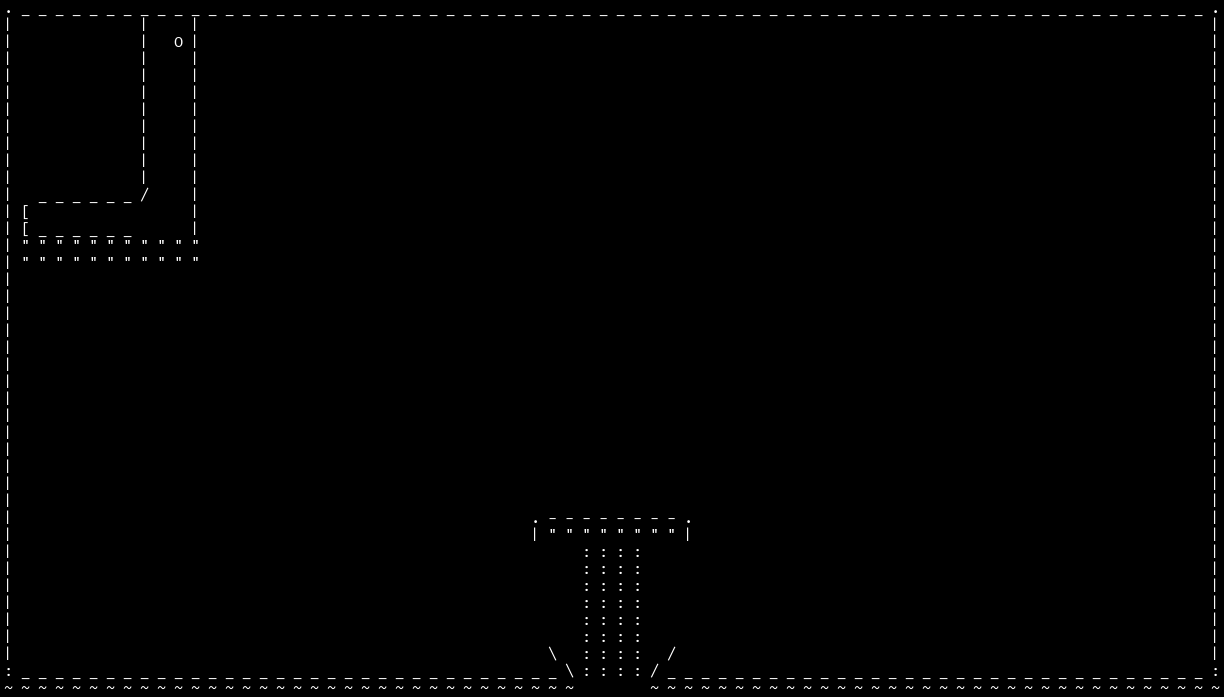

A 2D game scene composited from a Tiled map and its tileset images. What follows is a short description and the map's XML, with each tile layer's data collapsed to a summary:
An orthogonal 72x41 tile map with 17x17 px tiles, 3 tile layers (Background, Foreground, Topground) and 8 objects (6x Person, Trigger, Entity).

<map version="1.10" tiledversion="1.10.1" orientation="orthogonal" renderorder="left-down" width="72" height="41" tilewidth="17" tileheight="17" infinite="0" nextlayerid="7" nextobjectid="11">
 <tileset firstgid="1" source="font.tsx" />
 <layer id="4" name="Background" width="72" height="41">
  <data>[2952 cells, 33 non-empty, 2 distinct tile ids]</data>
 </layer>
 <layer id="2" name="Foreground" width="72" height="41">
  <properties>
   <property name="colliding" type="bool" value="true" />
  </properties>
  <data>[2952 cells, 355 non-empty, 10 distinct tile ids]</data>
 </layer>
 <layer id="5" name="Topground" width="72" height="41">
  <properties>
   <property name="top-layer" type="bool" value="true" />
  </properties>
  <data>[2952 cells, 23 non-empty, 5 distinct tile ids]</data>
 </layer>
 <objectgroup id="3" name="Entities">
  <object id="1" name="Player" type="Person" x="604.788" y="657.818">
   <properties>
    <property name="facing-right" type="bool" value="true" />
    <property name="id" value="player" />
    <property name="normal-face" value="^_^" />
    <property name="talking-face" value="^o^" />
   </properties>
   <point />
  </object>
  <object id="2" name="Boozy Bird" type="Person" x="230.833" y="49.3333">
   <properties>
    <property name="facing-right" type="bool" value="false" />
    <property name="id" value="boozy-lady" />
    <property name="interact" value="boozy-lady-interact" />
    <property name="normal-face" value="=///=" />
    <property name="talking-face" value="=///=" />
   </properties>
   <point />
  </object>
  <object id="3" name="Boozy Friend" type="Person" x="210" y="100">
   <properties>
    <property name="facing-right" type="bool" value="false" />
    <property name="id" value="boozy-friend" />
    <property name="interact" value="boozy-friend-interact" />
    <property name="normal-face" value="&lt;s&lt;" />
    <property name="talking-face" value="&lt;o&lt;" />
   </properties>
   <point />
  </object>
  <object id="4" name="Bad Gambler" type="Person" x="213.175" y="219.086">
   <properties>
    <property name="facing_right" type="bool" value="false" />
    <property name="id" value="bad-gambler" />
    <property name="interact" value="bad-gambler-interact" />
    <property name="normal-face" value=";~:" />
    <property name="talking-face" value="&gt;o&lt;" />
   </properties>
   <point />
  </object>
  <object id="5" name="Desk Attendant" type="Person" x="602" y="520.667">
   <properties>
    <property name="facing-right" type="bool" value="false" />
    <property name="id" value="casino-attendant" />
    <property name="interact" value="casino-attendant-interact" />
    <property name="normal-face" value="^3^" />
    <property name="talking-face" value="^O^" />
   </properties>
   <point />
  </object>
  <object id="6" name="Bartender" type="Person" x="75.9405" y="164.485">
   <properties>
    <property name="facing-right" type="bool" value="false" />
    <property name="id" value="casino-bartender" />
    <property name="interact" value="casino-bartender-interact" />
    <property name="normal-face" value="uvu~" />
   </properties>
   <point />
  </object>
  <object id="8" name="Exit" type="Trigger" x="578.776" y="663.718" width="66.8802" height="14.6666">
   <properties>
    <property name="function" value="casino-exit-trigger" />
   </properties>
  </object>
  <object id="10" name="Ring" type="Entity" x="603.68" y="620.126">
   <properties>
    <property name="adjective-en" value="pretty" />
    <property name="adjective-eo" value="bele" />
    <property name="avatar" value="~o~" />
    <property name="desc-en" value="It shines in the moonlight, as all else is gone." />
    <property name="id" value="ring" />
    <property name="interact" value="take-item-interact" />
    <property name="name-en" value="ring" />
    <property name="name-eo" value="ringo" />
    <property name="reaction-face" value="&gt;_&lt;" />
   </properties>
   <point />
  </object>
 </objectgroup>
</map>
